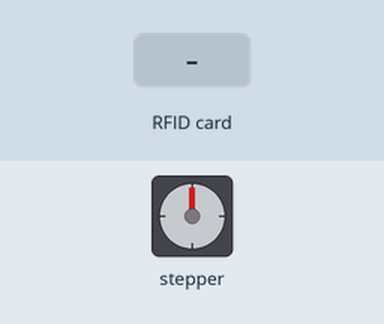
Simulated run of this sketch. Board: ESP32. Parts: stepper motor. The inputs (shaded band) are chosen by the test bench. WiFi joins after 1.5 s; servers stay silent unless stated; stepper angles assume 200 steps per turn; what the sketch prints to the serial monitor is not drawn.

Above: at 2.7 s.
2.8 s: RFID card 5E 7A 19 C4 held to the reader
At 3.16 s:
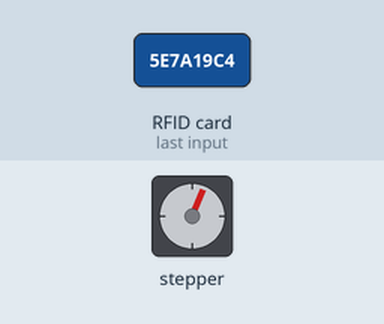
Timing chart, 0 to 5.8 s (numbered marks = the images above; inputs shaded):
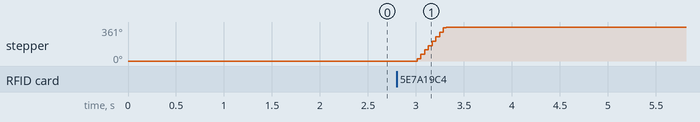

The sketch:

Feeder.ino
```cpp
#include <WiFi.h>        //biblioteca responsável por conectar o ESP32 em uma rede wifi
#include <HTTPClient.h>  //bibliote responsável por fazer requisições http
#include <MFRC522.h>     //biblioteca responsável pela comunicação com o módulo RFID-RC522
#include <SPI.h>         //biblioteca para comunicação do barramento SPI
#include <Stepper.h>     //biblioteca responsável por girar o motor

const int stepsPerRevolution = 200;  // passos por volta
// (12 e 14 de um lado, 27 e 26 do outro)
Stepper myStepper(stepsPerRevolution, 12, 14, 27, 26);

#define SS_PIN 21
#define RST_PIN 22

#define SIZE_BUFFER 18
#define MAX_SIZE_BLOCK 16

//esse objeto 'chave' é utilizado para autenticação
MFRC522::MIFARE_Key key;
//código de status de retorno da autenticação
MFRC522::StatusCode status;

// Definicoes pino modulo RC522
MFRC522 mfrc522(SS_PIN, RST_PIN);

// Instancia objeto http da classe HTTPClient
HTTPClient http;

const char* ssid = "campusrp-livre";  //ssid of your wifi
const char* password = "hfsu2@xu";    //password of your wifi

void setup() {
  // Inicia a serial
  Serial.begin(115200);
  SPI.begin();  // Init SPI bus

  Serial.println();
  Serial.print("Connecting to ");
  Serial.println(ssid);
  WiFi.begin(ssid, password);              //connecting to wifi
  while (WiFi.status() != WL_CONNECTED) {  // while wifi not connected
    delay(500);
    Serial.print(".");  //print "...."
  }
  Serial.println("");
  Serial.println("WiFi connected");
  Serial.println(WiFi.localIP());  // Print the IP address

  // Inicia MFRC522
  mfrc522.PCD_Init();
}

void loop() {
  // Aguarda a aproximacao do cartao
  if (!mfrc522.PICC_IsNewCardPresent()) {
    return;
  }

  // Seleciona um dos cartoes
  if (!mfrc522.PICC_ReadCardSerial()) {
    return;
  }

  int peso_retornado = getHTTP(leituraDados()); //recebe o peso vindo do sistema web
  ligaMotor(peso_retornado); //liga o motor de acordo com o peso retornado
}

//faz a leitura dos dados do cartão/tag
String leituraDados() {
  String valor;                                    // Variável que guardará o valor da tag
  for (byte i = 0; i < mfrc522.uid.size; i++) {    // Estrutura de repetição para ler cada byte da tag
    valor += String(mfrc522.uid.uidByte[i], HEX);  // Acumula cada byte da tag
  }

  // Encerra a leitura do cartão atual para evitar leituras repetidas
  mfrc522.PICC_HaltA();
  return valor;  // Retorna o valor lido da tag
}

int getHTTP(const String& valor) {
  String url = "http://192.168.2.234/pet/";
  url += valor;
  Serial.println(url);

  // Inicia a conexão com a URL
  http.begin(url);
  // Envia a requisição GET e guarda o código de status (ex: 200, 404)
  int httpCode = http.GET();
  if (httpCode > 0) {
    Serial.printf("Código HTTP: %d\n", httpCode);

    // Se a requisição deu certo (HTTP 200 OK)
    if (httpCode == HTTP_CODE_OK) {
      String payload = http.getString();
      Serial.println("Conteúdo da página:");
      Serial.println(payload);
    }
  } else {
    Serial.printf("Falha na requisição. Erro: %s\n", http.errorToString(httpCode).c_str());
  }

  // Libera os recursos
  http.end();

  return 0;  // Colocar o valor do peso do retorno da página web
}

void ligaMotor(int peso_retornado) {
  int tempo100gr = 45; //tempo médio
  // ligar o motor de acordo com o tempo de acordo com o peso retornado
  int tempo = (tempo100gr*peso_retornado)/100;
  // ligar o motor de acordo com o tempo calculado
  // velocidade (200 RPM):
  myStepper.setSpeed(200);
  myStepper.step(stepsPerRevolution); //rotação por minuto
  delay(1000); //tempo de espera para iniciar a rotação
  myStepper.step(1); //rotação
  delay(tempo); //tempo do motor ligado de acordo com o peso da ração
}
```

Measured:
- after the input at 2.8 s, stepper: turns 360° clockwise in 0.30 s, then 1° clockwise in 0.00 s
